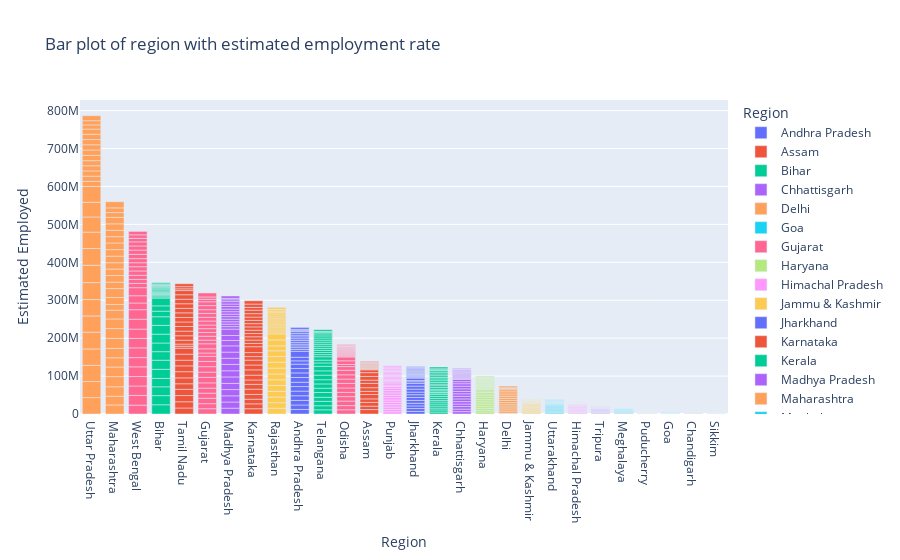

This figure's notebook cell:
### Code cell
plot=px.bar(data,x='Region',y='Estimated Employed',title='Bar plot of region with estimated employment rate',color='Region')
plot.update_layout(xaxis = {'categoryorder':'total descending'})
plot.show()

### Figure 1 — Plotly figure (JSON) as saved in the notebook; plotly's stock layout.template omitted (floating-point values rounded to 4 significant figures)
{"data": [{"alignmentgroup": "True", "hovertemplate": "Region=%{x}<br>Estimated Employed=%{y}<extra></extra>", "legendgroup": "Andhra Pradesh", "marker": {"color": "#636efa", "pattern": {"shape": ""}}, "name": "Andhra Pradesh", "offsetgroup": "Andhra Pradesh", "orientation": "v", "showlegend": true, "textposition": "auto", "type": "bar", "x": ["Andhra Pradesh", "Andhra Pradesh", "Andhra Pradesh", "Andhra Pradesh", "Andhra Pradesh", "Andhra Pradesh", "Andhra Pradesh", "Andhra Pradesh", "Andhra Pradesh", "Andhra Pradesh", "Andhra Pradesh", "Andhra Pradesh", "Andhra Pradesh", "Andhra Pradesh", "Andhra Pradesh", "Andhra Pradesh", "Andhra Pradesh", "Andhra Pradesh", "Andhra Pradesh", "Andhra Pradesh", "Andhra Pradesh", "Andhra Pradesh", "Andhra Pradesh", "Andhra Pradesh", "Andhra Pradesh", "Andhra Pradesh", "Andhra Pradesh", "Andhra Pradesh"], "xaxis": "x", "y": [11999139, 11755881, 12086707, 12285693, 12256762, 12017412, 11397681, 12528395, 12016676, 11723617, 11359660, 8792827, 9526902, 15572975, 4788661, 4824630, 4657443, 4743179, 4733996, 4774377, 4668772, 4913963, 4618860, 4822035, 4521537, 2544084, 3428356, 4954389], "yaxis": "y"}, {"alignmentgroup": "True", "hovertemplate": "Region=%{x}<br>Estimated Employed=%{y}<extra></extra>", "legendgroup": "Assam", "marker": {"color": "#EF553B", "pattern": {"shape": ""}}, "name": "Assam", "offsetgroup": "Assam", "orientation": "v", "showlegend": true, "textposition": "auto", "type": "bar", "x": ["Assam", "Assam", "Assam", "Assam", "Assam", "Assam", "Assam", "Assam", "Assam", "Assam", "Assam", "Assam", "Assam", "Assam", "Assam", "Assam", "Assam", "Assam", "Assam", "Assam", "Assam", "Assam", "Assam", "Assam", "Assam", "Assam"], "xaxis": "x", "y": [11749334, 8923222, 9911534, 9292039, 11468349, 8395906, 9625362, 11420996, 8462814, 9878742, 9926176, 7544937, 1671707, 1647342, 1739838, 1595582, 1576480, 1595176, 1708045, 1722303, 1630908, 1625454, 1664145, 1454956, 1441722, 1551007], "yaxis": "y"}, {"alignmentgroup": "True", "hovertemplate": "Region=%{x}<br>Estimated Employed=%{y}<extra></extra>", "legendgroup": "Bihar", "marker": {"color": "#00cc96", "pattern": {"shape": ""}}, "name": "Bihar", "offsetgroup": "Bihar", "orientation": "v", "showlegend": true, "textposition": "auto", "type": "bar", "x": ["Bihar", "Bihar", "Bihar", "Bihar", "Bihar", "Bihar", "Bihar", "Bihar", "Bihar", "Bihar", "Bihar", "Bihar", "Bihar", "Bihar", "Bihar", "Bihar", "Bihar", "Bihar", "Bihar", "Bihar", "Bihar", "Bihar", "Bihar", "Bihar", "Bihar", "Bihar", "Bihar", "Bihar"], "xaxis": "x", "y": [24322330, 24097712, 23248875, 22260203, 23905700, 24053140, 22445989, 22914530, 23409006, 23168192, 22667882, 14645275, 14050319, 20622566, 3029344, 3248864, 3059744, 2994763, 2992082, 3173429, 3081077, 2977857, 2988665, 3113464, 3049637, 1400962, 2207026, 3124663], "yaxis": "y"}, {"alignmentgroup": "True", "hovertemplate": "Region=%{x}<br>Estimated Employed=%{y}<extra></extra>", "legendgroup": "Chhattisgarh", "marker": {"color": "#ab63fa", "pattern": {"shape": ""}}, "name": "Chhattisgarh", "offsetgroup": "Chhattisgarh", "orientation": "v", "showlegend": true, "textposition": "auto", "type": "bar", "x": ["Chhattisgarh", "Chhattisgarh", "Chhattisgarh", "Chhattisgarh", "Chhattisgarh", "Chhattisgarh", "Chhattisgarh", "Chhattisgarh", "Chhattisgarh", "Chhattisgarh", "Chhattisgarh", "Chhattisgarh", "Chhattisgarh", "Chhattisgarh", "Chhattisgarh", "Chhattisgarh", "Chhattisgarh", "Chhattisgarh", "Chhattisgarh", "Chhattisgarh", "Chhattisgarh", "Chhattisgarh", "Chhattisgarh", "Chhattisgarh", "Chhattisgarh", "Chhattisgarh", "Chhattisgarh", "Chhattisgarh"], "xaxis": "x", "y": [6259019, 6608626, 6753622, 6607694, 6490776, 7043840, 6942931, 6569385, 6236201, 6847173, 6894808, 6534321, 5454091, 5781095, 2223129, 2192020, 2285436, 2392400, 2311507, 2297096, 2341284, 2415436, 2315972, 2347941, 2407509, 1066126, 1276291, 1602231], "yaxis": "y"}, {"alignmentgroup": "True", "hovertemplate": "Region=%{x}<br>Estimated Employed=%{y}<extra></extra>", "legendgroup": "Delhi", "marker": {"color": "#FFA15A", "pattern": {"shape": ""}}, "name": "Delhi", "offsetgroup": "Delhi", "orientation": "v", "showlegend": true, "textposition": "auto", "type": "bar", "x": ["Delhi", "Delhi", "Delhi", "Delhi", "Delhi", "Delhi", "Delhi", "Delhi", "Delhi", "Delhi", "Delhi", "Delhi", "Delhi", "Delhi", "Delhi", "Delhi", "Delhi", "Delhi", "Delhi", "Delhi", "Delhi", "Delhi", "Delhi", "Delhi", "Delhi", "Delhi", "Delhi", "Delhi"], "xaxis": "x", "y": [169487, 149076, 166605, 135407, 166056, 149511, 178768, 145671, 157791, 147500, 152413, 115487, 129610, 112108, 5756475, 5550172, 5393091, 5552510, 5642253, 6030363, 5439600, 5718337, 5647493, 5708807, 5401392, 3003787, 2343783, 4306807], "yaxis": "y"}, {"alignmentgroup": "True", "hovertemplate": "Region=%{x}<br>Estimated Employed=%{y}<extra></extra>", "legendgroup": "Goa", "marker": {"color": "#19d3f3", "pattern": {"shape": ""}}, "name": "Goa", "offsetgroup": "Goa", "orientation": "v", "showlegend": true, "textposition": "auto", "type": "bar", "x": ["Goa", "Goa", "Goa", "Goa", "Goa", "Goa", "Goa", "Goa", "Goa", "Goa", "Goa", "Goa", "Goa", "Goa", "Goa", "Goa", "Goa", "Goa", "Goa", "Goa", "Goa", "Goa", "Goa", "Goa"], "xaxis": "x", "y": [179340, 170471, 167437, 183603, 163215, 177440, 159489, 177155, 158936, 171672, 181657, 128538, 264855, 304015, 280367, 243277, 309643, 290264, 271612, 288154, 257814, 306396, 277093, 318957], "yaxis": "y"}, {"alignmentgroup": "True", "hovertemplate": "Region=%{x}<br>Estimated Employed=%{y}<extra></extra>", "legendgroup": "Gujarat", "marker": {"color": "#FF6692", "pattern": {"shape": ""}}, "name": "Gujarat", "offsetgroup": "Gujarat", "orientation": "v", "showlegend": true, "textposition": "auto", "type": "bar", "x": ["Gujarat", "Gujarat", "Gujarat", "Gujarat", "Gujarat", "Gujarat", "Gujarat", "Gujarat", "Gujarat", "Gujarat", "Gujarat", "Gujarat", "Gujarat", "Gujarat", "Gujarat", "Gujarat", "Gujarat", "Gujarat", "Gujarat", "Gujarat", "Gujarat", "Gujarat", "Gujarat", "Gujarat", "Gujarat", "Gujarat", "Gujarat", "Gujarat"], "xaxis": "x", "y": [13954728, 13199281, 14327083, 13507342, 13280783, 13828512, 14487815, 13877825, 14301844, 13973042, 13483615, 8587594, 11121124, 13243922, 9686558, 10144965, 9828023, 10228154, 9609939, 10474217, 9896129, 10172812, 9824501, 10784753, 10083026, 6701284, 6072776, 10574711], "yaxis": "y"}, {"alignmentgroup": "True", "hovertemplate": "Region=%{x}<br>Estimated Employed=%{y}<extra></extra>", "legendgroup": "Haryana", "marker": {"color": "#B6E880", "pattern": {"shape": ""}}, "name": "Haryana", "offsetgroup": "Haryana", "orientation": "v", "showlegend": true, "textposition": "auto", "type": "bar", "x": ["Haryana", "Haryana", "Haryana", "Haryana", "Haryana", "Haryana", "Haryana", "Haryana", "Haryana", "Haryana", "Haryana", "Haryana", "Haryana", "Haryana", "Haryana", "Haryana", "Haryana", "Haryana", "Haryana", "Haryana", "Haryana", "Haryana", "Haryana", "Haryana", "Haryana", "Haryana", "Haryana", "Haryana"], "xaxis": "x", "y": [5249186, 4745178, 4826560, 4558306, 5127956, 4798833, 4875763, 4603484, 5062293, 4570108, 4366148, 4041050, 3914193, 4357835, 2693596, 2845190, 2405973, 2523005, 2675862, 2821456, 2404239, 2548835, 2630938, 2752834, 2275407, 1606580, 2013083, 2304138], "yaxis": "y"}, {"alignmentgroup": "True", "hovertemplate": "Region=%{x}<br>Estimated Employed=%{y}<extra></extra>", "legendgroup": "Himachal Pradesh", "marker": {"color": "#FF97FF", "pattern": {"shape": ""}}, "name": "Himachal Pradesh", "offsetgroup": "Himachal Pradesh", "orientation": "v", "showlegend": true, "textposition": "auto", "type": "bar", "x": ["Himachal Pradesh", "Himachal Pradesh", "Himachal Pradesh", "Himachal Pradesh", "Himachal Pradesh", "Himachal Pradesh", "Himachal Pradesh", "Himachal Pradesh", "Himachal Pradesh", "Himachal Pradesh", "Himachal Pradesh", "Himachal Pradesh", "Himachal Pradesh", "Himachal Pradesh", "Himachal Pradesh", "Himachal Pradesh", "Himachal Pradesh", "Himachal Pradesh", "Himachal Pradesh", "Himachal Pradesh", "Himachal Pradesh", "Himachal Pradesh", "Himachal Pradesh", "Himachal Pradesh", "Himachal Pradesh", "Himachal Pradesh", "Himachal Pradesh", "Himachal Pradesh"], "xaxis": "x", "y": [2045760, 1957081, 1916824, 1969248, 2039804, 1946957, 2024409, 1922821, 2041035, 1952464, 1800426, 984171, 1732050, 2230075, 245668, 237576, 235894, 236315, 247210, 232322, 233029, 241366, 246596, 227804, 221432, 146957, 134868, 224902], "yaxis": "y"}, {"alignmentgroup": "True", "hovertemplate": "Region=%{x}<br>Estimated Employed=%{y}<extra></extra>", "legendgroup": "Jammu & Kashmir", "marker": {"color": "#FECB52", "pattern": {"shape": ""}}, "name": "Jammu & Kashmir", "offsetgroup": "Jammu & Kashmir", "orientation": "v", "showlegend": true, "textposition": "auto", "type": "bar", "x": ["Jammu & Kashmir", "Jammu & Kashmir", "Jammu & Kashmir", "Jammu & Kashmir", "Jammu & Kashmir", "Jammu & Kashmir", "Jammu & Kashmir", "Jammu & Kashmir", "Jammu & Kashmir", "Jammu & Kashmir", "Jammu & Kashmir", "Jammu & Kashmir", "Jammu & Kashmir", "Jammu & Kashmir", "Jammu & Kashmir", "Jammu & Kashmir", "Jammu & Kashmir", "Jammu & Kashmir", "Jammu & Kashmir", "Jammu & Kashmir", "Jammu & Kashmir"], "xaxis": "x", "y": [2495186, 2423742, 2549316, 2778624, 2477621, 2415724, 2373488, 2163397, 2361004, 2716966, 2049617, 1130139, 1139815, 1183770, 1029087, 1226793, 1209085, 1079537, 1060116, 998103, 937435], "yaxis": "y"}, {"alignmentgroup": "True", "hovertemplate": "Region=%{x}<br>Estimated Employed=%{y}<extra></extra>", "legendgroup": "Jharkhand", "marker": {"color": "#636efa", "pattern": {"shape": ""}}, "name": "Jharkhand", "offsetgroup": "Jharkhand", "orientation": "v", "showlegend": true, "textposition": "auto", "type": "bar", "x": ["Jharkhand", "Jharkhand", "Jharkhand", "Jharkhand", "Jharkhand", "Jharkhand", "Jharkhand", "Jharkhand", "Jharkhand", "Jharkhand", "Jharkhand", "Jharkhand", "Jharkhand", "Jharkhand", "Jharkhand", "Jharkhand", "Jharkhand", "Jharkhand", "Jharkhand", "Jharkhand", "Jharkhand", "Jharkhand", "Jharkhand", "Jharkhand", "Jharkhand", "Jharkhand", "Jharkhand", "Jharkhand"], "xaxis": "x", "y": [7035766, 7319782, 6958404, 7015356, 7500122, 7761243, 7279628, 6873437, 7868736, 7932402, 7157454, 4280434, 3315038, 6375114, 2404033, 2326911, 2434579, 2335406, 2357627, 2460196, 2424281, 2290170, 2329293, 2493023, 2480661, 1054829, 830347, 2244460], "yaxis": "y"}, {"alignmentgroup": "True", "hovertemplate": "Region=%{x}<br>Estimated Employed=%{y}<extra></extra>", "legendgroup": "Karnataka", "marker": {"color": "#EF553B", "pattern": {"shape": ""}}, "name": "Karnataka", "offsetgroup": "Karnataka", "orientation": "v", "showlegend": true, "textposition": "auto", "type": "bar", "x": ["Karnataka", "Karnataka", "Karnataka", "Karnataka", "Karnataka", "Karnataka", "Karnataka", "Karnataka", "Karnataka", "Karnataka", "Karnataka", "Karnataka", "Karnataka", "Karnataka", "Karnataka", "Karnataka", "Karnataka", "Karnataka", "Karnataka", "Karnataka", "Karnataka", "Karnataka", "Karnataka", "Karnataka", "Karnataka", "Karnataka", "Karnataka", "Karnataka"], "xaxis": "x", "y": [13911440, 12888490, 12169808, 12686470, 13741892, 12803527, 11537217, 12756132, 13938874, 12753657, 12853818, 9330400, 10626328, 15396213, 8638239, 8862498, 8738029, 8614340, 8647794, 8799249, 8613835, 8592376, 8749154, 8924061, 9225835, 7387995, 8669258, 8822411], "yaxis": "y"}, {"alignmentgroup": "True", "hovertemplate": "Region=%{x}<br>Estimated Employed=%{y}<extra></extra>", "legendgroup": "Kerala", "marker": {"color": "#00cc96", "pattern": {"shape": ""}}, "name": "Kerala", "offsetgroup": "Kerala", "orientation": "v", "showlegend": true, "textposition": "auto", "type": "bar", "x": ["Kerala", "Kerala", "Kerala", "Kerala", "Kerala", "Kerala", "Kerala", "Kerala", "Kerala", "Kerala", "Kerala", "Kerala", "Kerala", "Kerala", "Kerala", "Kerala", "Kerala", "Kerala", "Kerala", "Kerala", "Kerala", "Kerala", "Kerala", "Kerala", "Kerala", "Kerala", "Kerala", "Kerala"], "xaxis": "x", "y": [5184355, 5605627, 4855393, 5233449, 5400499, 5328825, 4557906, 5065804, 5307026, 5203579, 4141953, 1754170, 3799919, 3952088, 4605913, 4678374, 4105211, 4448650, 4640642, 4644510, 4062767, 4440283, 4597507, 4624444, 4079775, 2179106, 2826118, 4601293], "yaxis": "y"}, {"alignmentgroup": "True", "hovertemplate": "Region=%{x}<br>Estimated Employed=%{y}<extra></extra>", "legendgroup": "Madhya Pradesh", "marker": {"color": "#ab63fa", "pattern": {"shape": ""}}, "name": "Madhya Pradesh", "offsetgroup": "Madhya Pradesh", "orientation": "v", "showlegend": true, "textposition": "auto", "type": "bar", "x": ["Madhya Pradesh", "Madhya Pradesh", "Madhya Pradesh", "Madhya Pradesh", "Madhya Pradesh", "Madhya Pradesh", "Madhya Pradesh", "Madhya Pradesh", "Madhya Pradesh", "Madhya Pradesh", "Madhya Pradesh", "Madhya Pradesh", "Madhya Pradesh", "Madhya Pradesh", "Madhya Pradesh", "Madhya Pradesh", "Madhya Pradesh", "Madhya Pradesh", "Madhya Pradesh", "Madhya Pradesh", "Madhya Pradesh", "Madhya Pradesh", "Madhya Pradesh", "Madhya Pradesh", "Madhya Pradesh", "Madhya Pradesh", "Madhya Pradesh", "Madhya Pradesh"], "xaxis": "x", "y": [15349838, 16294794, 16274707, 16559137, 16159315, 17060638, 16306428, 16854647, 16183702, 16178044, 16480441, 14238959, 13099601, 16748971, 6692720, 6509340, 6266446, 6809834, 6655967, 6603715, 6459457, 6787403, 6834930, 6533435, 6386723, 4802873, 3879934, 6221562], "yaxis": "y"}, {"alignmentgroup": "True", "hovertemplate": "Region=%{x}<br>Estimated Employed=%{y}<extra></extra>", "legendgroup": "Maharashtra", "marker": {"color": "#FFA15A", "pattern": {"shape": ""}}, "name": "Maharashtra", "offsetgroup": "Maharashtra", "orientation": "v", "showlegend": true, "textposition": "auto", "type": "bar", "x": ["Maharashtra", "Maharashtra", "Maharashtra", "Maharashtra", "Maharashtra", "Maharashtra", "Maharashtra", "Maharashtra", "Maharashtra", "Maharashtra", "Maharashtra", "Maharashtra", "Maharashtra", "Maharashtra", "Maharashtra", "Maharashtra", "Maharashtra", "Maharashtra", "Maharashtra", "Maharashtra", "Maharashtra", "Maharashtra", "Maharashtra", "Maharashtra", "Maharashtra", "Maharashtra", "Maharashtra", "Maharashtra"], "xaxis": "x", "y": [23896858, 23056511, 24843750, 26835389, 25219281, 24330249, 24881383, 26357625, 25881398, 25293535, 23130976, 15014802, 18423447, 23601016, 16962574, 17375053, 17215677, 16602767, 17396398, 17221991, 17486683, 16581144, 16715470, 17122782, 17065830, 12674451, 12365754, 16172690], "yaxis": "y"}, {"alignmentgroup": "True", "hovertemplate": "Region=%{x}<br>Estimated Employed=%{y}<extra></extra>", "legendgroup": "Meghalaya", "marker": {"color": "#19d3f3", "pattern": {"shape": ""}}, "name": "Meghalaya", "offsetgroup": "Meghalaya", "orientation": "v", "showlegend": true, "textposition": "auto", "type": "bar", "x": ["Meghalaya", "Meghalaya", "Meghalaya", "Meghalaya", "Meghalaya", "Meghalaya", "Meghalaya", "Meghalaya", "Meghalaya", "Meghalaya", "Meghalaya", "Meghalaya", "Meghalaya", "Meghalaya", "Meghalaya", "Meghalaya", "Meghalaya", "Meghalaya", "Meghalaya", "Meghalaya", "Meghalaya", "Meghalaya", "Meghalaya", "Meghalaya", "Meghalaya", "Meghalaya", "Meghalaya"], "xaxis": "x", "y": [1119011, 1024797, 1158511, 1065725, 1162159, 1080609, 1205703, 1102997, 1229406, 1112864, 1192616, 803118, 992148, 1150200, 228978, 231252, 284015, 259433, 253887, 234375, 293431, 267417, 261687, 233965, 289735, 161939, 222916], "yaxis": "y"}, {"alignmentgroup": "True", "hovertemplate": "Region=%{x}<br>Estimated Employed=%{y}<extra></extra>", "legendgroup": "Odisha", "marker": {"color": "#FF6692", "pattern": {"shape": ""}}, "name": "Odisha", "offsetgroup": "Odisha", "orientation": "v", "showlegend": true, "textposition": "auto", "type": "bar", "x": ["Odisha", "Odisha", "Odisha", "Odisha", "Odisha", "Odisha", "Odisha", "Odisha", "Odisha", "Odisha", "Odisha", "Odisha", "Odisha", "Odisha", "Odisha", "Odisha", "Odisha", "Odisha", "Odisha", "Odisha", "Odisha", "Odisha", "Odisha", "Odisha", "Odisha", "Odisha", "Odisha", "Odisha"], "xaxis": "x", "y": [11155753, 10965154, 12009883, 11727659, 11167715, 11621534, 12192623, 11345069, 11182128, 11842655, 9814156, 5562449, 9683719, 10187145, 2519582, 2356290, 2542237, 2456983, 2570663, 2456855, 2594469, 2369048, 2561320, 2438080, 2457952, 1303244, 1975481, 2221069], "yaxis": "y"}, {"alignmentgroup": "True", "hovertemplate": "Region=%{x}<br>Estimated Employed=%{y}<extra></extra>", "legendgroup": "Puducherry", "marker": {"color": "#B6E880", "pattern": {"shape": ""}}, "name": "Puducherry", "offsetgroup": "Puducherry", "orientation": "v", "showlegend": true, "textposition": "auto", "type": "bar", "x": ["Puducherry", "Puducherry", "Puducherry", "Puducherry", "Puducherry", "Puducherry", "Puducherry", "Puducherry", "Puducherry", "Puducherry", "Puducherry", "Puducherry", "Puducherry", "Puducherry", "Puducherry", "Puducherry", "Puducherry", "Puducherry", "Puducherry", "Puducherry", "Puducherry", "Puducherry", "Puducherry", "Puducherry", "Puducherry", "Puducherry"], "xaxis": "x", "y": [172474, 184527, 139227, 183930, 175718, 180283, 142787, 180808, 176252, 183619, 142176, 49420, 283905, 304369, 281117, 312882, 286573, 312548, 275003, 313135, 281698, 310342, 278851, 68122, 64538, 234926], "yaxis": "y"}, {"alignmentgroup": "True", "hovertemplate": "Region=%{x}<br>Estimated Employed=%{y}<extra></extra>", "legendgroup": "Punjab", "marker": {"color": "#FF97FF", "pattern": {"shape": ""}}, "name": "Punjab", "offsetgroup": "Punjab", "orientation": "v", "showlegend": true, "textposition": "auto", "type": "bar", "x": ["Punjab", "Punjab", "Punjab", "Punjab", "Punjab", "Punjab", "Punjab", "Punjab", "Punjab", "Punjab", "Punjab", "Punjab", "Punjab", "Punjab", "Punjab", "Punjab", "Punjab", "Punjab", "Punjab", "Punjab", "Punjab", "Punjab", "Punjab", "Punjab", "Punjab", "Punjab", "Punjab", "Punjab"], "xaxis": "x", "y": [6088547, 6025235, 6308129, 6183427, 6260971, 6021921, 6395022, 6164215, 6189471, 6009820, 6373692, 4721590, 3727366, 5364047, 3289918, 3307798, 3592442, 3499863, 3227178, 3070438, 3602243, 3575778, 3252622, 3219227, 3601793, 2298975, 2682658, 3047750], "yaxis": "y"}, {"alignmentgroup": "True", "hovertemplate": "Region=%{x}<br>Estimated Employed=%{y}<extra></extra>", "legendgroup": "Rajasthan", "marker": {"color": "#FECB52", "pattern": {"shape": ""}}, "name": "Rajasthan", "offsetgroup": "Rajasthan", "orientation": "v", "showlegend": true, "textposition": "auto", "type": "bar", "x": ["Rajasthan", "Rajasthan", "Rajasthan", "Rajasthan", "Rajasthan", "Rajasthan", "Rajasthan", "Rajasthan", "Rajasthan", "Rajasthan", "Rajasthan", "Rajasthan", "Rajasthan", "Rajasthan", "Rajasthan", "Rajasthan", "Rajasthan", "Rajasthan", "Rajasthan", "Rajasthan", "Rajasthan", "Rajasthan", "Rajasthan", "Rajasthan", "Rajasthan", "Rajasthan", "Rajasthan", "Rajasthan"], "xaxis": "x", "y": [15226005, 14610564, 14859873, 15052051, 15419779, 15178544, 15278556, 15485307, 15484353, 15040572, 15059769, 13051219, 15586833, 16076978, 5108436, 5241174, 5372470, 5195170, 5176819, 5384335, 5306715, 5109481, 5157363, 5288343, 4964911, 2932923, 4225486, 5275784], "yaxis": "y"}, {"alignmentgroup": "True", "hovertemplate": "Region=%{x}<br>Estimated Employed=%{y}<extra></extra>", "legendgroup": "Sikkim", "marker": {"color": "#636efa", "pattern": {"shape": ""}}, "name": "Sikkim", "offsetgroup": "Sikkim", "orientation": "v", "showlegend": true, "textposition": "auto", "type": "bar", "x": ["Sikkim", "Sikkim", "Sikkim", "Sikkim", "Sikkim", "Sikkim", "Sikkim", "Sikkim", "Sikkim", "Sikkim", "Sikkim", "Sikkim", "Sikkim", "Sikkim", "Sikkim", "Sikkim", "Sikkim"], "xaxis": "x", "y": [146688, 162426, 161647, 133399, 141313, 89587, 89702, 108334, 90850, 89450, 87974, 107751, 88035, 86186, 81905, 75456, 76269], "yaxis": "y"}, {"alignmentgroup": "True", "hovertemplate": "Region=%{x}<br>Estimated Employed=%{y}<extra></extra>", "legendgroup": "Tamil Nadu", "marker": {"color": "#EF553B", "pattern": {"shape": ""}}, "name": "Tamil Nadu", "offsetgroup": "Tamil Nadu", "orientation": "v", "showlegend": true, "textposition": "auto", "type": "bar", "x": ["Tamil Nadu", "Tamil Nadu", "Tamil Nadu", "Tamil Nadu", "Tamil Nadu", "Tamil Nadu", "Tamil Nadu", "Tamil Nadu", "Tamil Nadu", "Tamil Nadu", "Tamil Nadu", "Tamil Nadu", "Tamil Nadu", "Tamil Nadu", "Tamil Nadu", "Tamil Nadu", "Tamil Nadu", "Tamil Nadu", "Tamil Nadu", "Tamil Nadu", "Tamil Nadu", "Tamil Nadu", "Tamil Nadu", "Tamil Nadu", "Tamil Nadu", "Tamil Nadu", "Tamil Nadu", "Tamil Nadu"], "xaxis": "x", "y": [15844698, 16375303, 16455928, 16463931, 14595441, 15595647, 16223430, 15356938, 14954646, 15828488, 15848590, 5086200, 5768342, 10169115, 11798080, 12318745, 12054414, 11933093, 11902824, 12223948, 11729952, 12260389, 11926995, 11742101, 10982178, 4632967, 5733921, 7741005], "yaxis": "y"}, {"alignmentgroup": "True", "hovertemplate": "Region=%{x}<br>Estimated Employed=%{y}<extra></extra>", "legendgroup": "Telangana", "marker": {"color": "#00cc96", "pattern": {"shape": ""}}, "name": "Telangana", "offsetgroup": "Telangana", "orientation": "v", "showlegend": true, "textposition": "auto", "type": "bar", "x": ["Telangana", "Telangana", "Telangana", "Telangana", "Telangana", "Telangana", "Telangana", "Telangana", "Telangana", "Telangana", "Telangana", "Telangana", "Telangana", "Telangana", "Telangana", "Telangana", "Telangana", "Telangana", "Telangana", "Telangana", "Telangana", "Telangana", "Telangana", "Telangana", "Telangana", "Telangana", "Telangana", "Telangana"], "xaxis": "x", "y": [11053353, 10728822, 11538688, 10743959, 12636415, 11375354, 11265828, 11068056, 12065915, 11304474, 12028377, 8793799, 7508747, 8891181, 5560649, 5683349, 5432503, 5544693, 5668785, 5318341, 5338119, 5317782, 5543380, 5521496, 5313236, 3378431, 3108830, 4577995], "yaxis": "y"}, {"alignmentgroup": "True", "hovertemplate": "Region=%{x}<br>Estimated Employed=%{y}<extra></extra>", "legendgroup": "Tripura", "marker": {"color": "#ab63fa", "pattern": {"shape": ""}}, "name": "Tripura", "offsetgroup": "Tripura", "orientation": "v", "showlegend": true, "textposition": "auto", "type": "bar", "x": ["Tripura", "Tripura", "Tripura", "Tripura", "Tripura", "Tripura", "Tripura", "Tripura", "Tripura", "Tripura", "Tripura", "Tripura", "Tripura", "Tripura", "Tripura", "Tripura", "Tripura", "Tripura", "Tripura", "Tripura", "Tripura", "Tripura", "Tripura", "Tripura", "Tripura", "Tripura", "Tripura", "Tripura"], "xaxis": "x", "y": [1019549, 1107013, 1052597, 975501, 1034408, 1113764, 1084633, 1046878, 1057975, 1169347, 1060946, 675083, 911789, 1106978, 423127, 408738, 410583, 368977, 418043, 414808, 427700, 399427, 450155, 415339, 450271, 296431, 384999, 391015], "yaxis": "y"}, {"alignmentgroup": "True", "hovertemplate": "Region=%{x}<br>Estimated Employed=%{y}<extra></extra>", "legendgroup": "Uttar Pradesh", "marker": {"color": "#FFA15A", "pattern": {"shape": ""}}, "name": "Uttar Pradesh", "offsetgroup": "Uttar Pradesh", "orientation": "v", "showlegend": true, "textposition": "auto", "type": "bar", "x": ["Uttar Pradesh", "Uttar Pradesh", "Uttar Pradesh", "Uttar Pradesh", "Uttar Pradesh", "Uttar Pradesh", "Uttar Pradesh", "Uttar Pradesh", "Uttar Pradesh", "Uttar Pradesh", "Uttar Pradesh", "Uttar Pradesh", "Uttar Pradesh", "Uttar Pradesh", "Uttar Pradesh", "Uttar Pradesh", "Uttar Pradesh", "Uttar Pradesh", "Uttar Pradesh", "Uttar Pradesh", "Uttar Pradesh", "Uttar Pradesh", "Uttar Pradesh", "Uttar Pradesh", "Uttar Pradesh", "Uttar Pradesh", "Uttar Pradesh", "Uttar Pradesh"], "xaxis": "x", "y": [43287808, 42276572, 42697000, 43298746, 44198762, 42833265, 43261530, 44640087, 45777509, 44257432, 43086706, 39970677, 38640999, 41908909, 13391244, 13624452, 13862431, 13580241, 13522970, 13938303, 14128888, 13857200, 13656250, 13803099, 13889632, 10944379, 11111486, 13208724], "yaxis": "y"}, {"alignmentgroup": "True", "hovertemplate": "Region=%{x}<br>Estimated Employed=%{y}<extra></extra>", "legendgroup": "Uttarakhand", "marker": {"color": "#19d3f3", "pattern": {"shape": ""}}, "name": "Uttarakhand", "offsetgroup": "Uttarakhand", "orientation": "v", "showlegend": true, "textposition": "auto", "type": "bar", "x": ["Uttarakhand", "Uttarakhand", "Uttarakhand", "Uttarakhand", "Uttarakhand", "Uttarakhand", "Uttarakhand", "Uttarakhand", "Uttarakhand", "Uttarakhand", "Uttarakhand", "Uttarakhand", "Uttarakhand", "Uttarakhand", "Uttarakhand", "Uttarakhand", "Uttarakhand", "Uttarakhand", "Uttarakhand", "Uttarakhand", "Uttarakhand", "Uttarakhand", "Uttarakhand", "Uttarakhand", "Uttarakhand", "Uttarakhand", "Uttarakhand"], "xaxis": "x", "y": [2108044, 2021553, 2000524, 1911380, 2157845, 2027662, 2007113, 1947566, 1986386, 2057523, 1972074, 1915482, 1675441, 676797, 906889, 859900, 823967, 711150, 925174, 904903, 844779, 725253, 963408, 889245, 748041, 778590, 989470], "yaxis": "y"}, {"alignmentgroup": "True", "hovertemplate": "Region=%{x}<br>Estimated Employed=%{y}<extra></extra>", "legendgroup": "West Bengal", "marker": {"color": "#FF6692", "pattern": {"shape": ""}}, "name": "West Bengal", "offsetgroup": "West Bengal", "orientation": "v", "showlegend": true, "textposition": "auto", "type": "bar", "x": ["West Bengal", "West Bengal", "West Bengal", "West Bengal", "West Bengal", "West Bengal", "West Bengal", "West Bengal", "West Bengal", "West Bengal", "West Bengal", "West Bengal", "West Bengal", "West Bengal", "West Bengal", "West Bengal", "West Bengal", "West Bengal", "West Bengal", "West Bengal", "West Bengal", "West Bengal", "West Bengal", "West Bengal", "West Bengal", "West Bengal", "West Bengal", "West Bengal"], "xaxis": "x", "y": [23452875, 25543465, 24857807, 24924827, 25610773, 24353018, 25630359, 24906239, 24612171, 26093009, 25097812, 17639370, 19115772, 21225887, 11306177, 10611498, 10779829, 11456493, 11158649, 10563686, 10768462, 11335696, 11208617, 10871168, 10806105, 9299466, 9240903, 9088931], "yaxis": "y"}, {"alignmentgroup": "True", "hovertemplate": "Region=%{x}<br>Estimated Employed=%{y}<extra></extra>", "legendgroup": "Chandigarh", "marker": {"color": "#B6E880", "pattern": {"shape": ""}}, "name": "Chandigarh", "offsetgroup": "Chandigarh", "orientation": "v", "showlegend": true, "textposition": "auto", "type": "bar", "x": ["Chandigarh", "Chandigarh", "Chandigarh", "Chandigarh", "Chandigarh", "Chandigarh", "Chandigarh", "Chandigarh", "Chandigarh", "Chandigarh", "Chandigarh", "Chandigarh"], "xaxis": "x", "y": [348042, 337145, 294379, 328282, 327239, 330856, 289593, 311146, 332062, 316887, 279839, 306505], "yaxis": "y"}], "layout": {"barmode": "relative", "legend": {"title": {"text": "Region"}, "tracegroupgap": 0}, "title": {"text": "Bar plot of region with estimated employment rate"}, "xaxis": {"anchor": "y", "categoryarray": ["Andhra Pradesh", "Assam", "Bihar", "Chhattisgarh", "Delhi", "Goa", "Gujarat", "Haryana", "Himachal Pradesh", "Jammu & Kashmir", "Jharkhand", "Karnataka", "Kerala", "Madhya Pradesh", "Maharashtra", "Meghalaya", "Odisha", "Puducherry", "Punjab", "Rajasthan", "Sikkim", "Tamil Nadu", "Telangana", "Tripura", "Uttar Pradesh", "Uttarakhand", "West Bengal", "Chandigarh"], "categoryorder": "total descending", "domain": [0, 1], "title": {"text": "Region"}}, "yaxis": {"anchor": "x", "domain": [0, 1], "title": {"text": "Estimated Employed"}}}}
